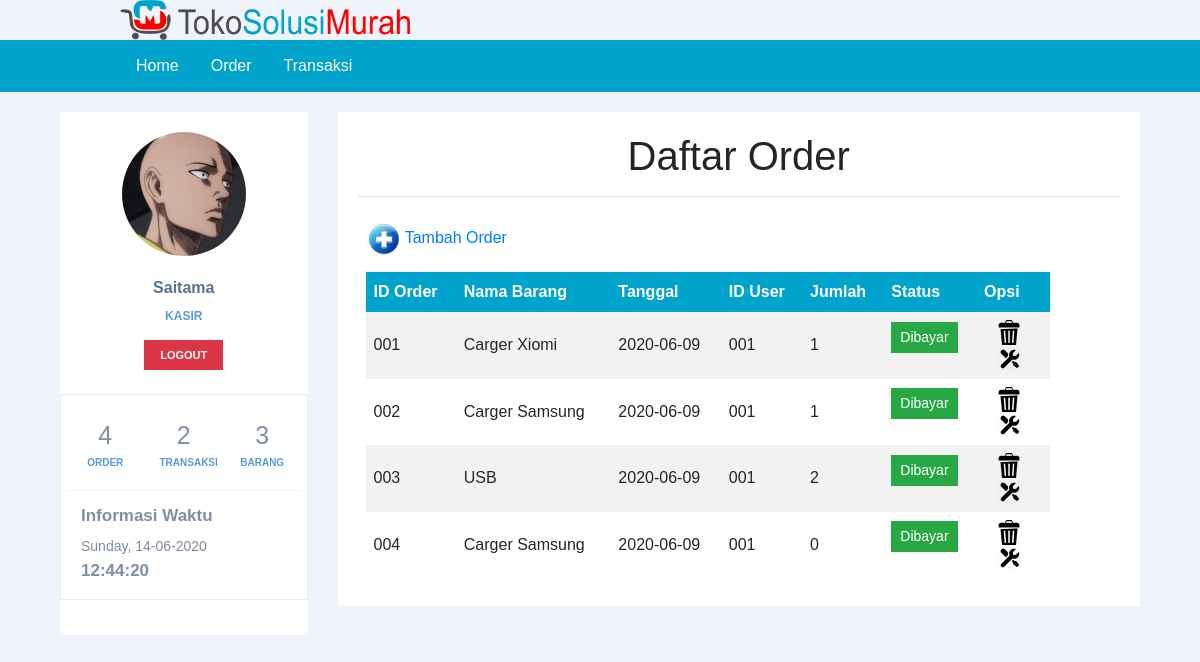
The page /halaman_kasir.php?page=order (signed in) on the database its author committed.
### tables this page shows
CREATE TABLE IF NOT EXISTS `user` (
  `id_user` varchar(10) NOT NULL,
  `username` varchar(20) NOT NULL,
  `password` varchar(20) NOT NULL,
  `nama_user` varchar(20) NOT NULL,
  `id_level` varchar(20) NOT NULL,
  `foto` varchar(50) NOT NULL
);

CREATE TABLE IF NOT EXISTS `orders` (
  `id_order` varchar(10) NOT NULL,
  `nama_barang` varchar(20) NOT NULL,
  `tanggal` date NOT NULL,
  `id_user` varchar(10) NOT NULL,
  `jumlah` int(11) NOT NULL,
  `status_order` varchar(50) NOT NULL
);

### order.php (the view, shortened to what this page needs)
<h1><b>Daftar Order</b></h1><hr>
<table width="700" border="0" cellpadding="2" cellspacing="1" >
  <tr>
    <td colspan="2"><a href="?page=order_tambah"target="_self"><img src="images/add.png"> Tambah Order</a></td>
  </tr>
  <tr>
    <td colspan="2"><table width="100%" class="daftar_tabel" border="0" cellspacing="0" cellpadding="2">
      <tr>
        <th><b>ID Order</b></th>
		<th><b>Nama Barang</b></th>
        <th><b>Tanggal</b></th>
        <th><b>ID User</b> </th>
		<th><b>Jumlah</b> </th>
		<th><b>Status</b> </th>
		<th><b>Opsi</b> </th>
      </tr>
	  </td>
      <?php
	$ordersSql = "SELECT * from orders";
	$ordersQry = mysqli_query($koneksi, $ordersSql)  or die ("Query Order salah : ".mysql_error());
	 foreach($ordersQry as $ordersRow) {
	?>
      <tr>
		<td><?php echo $ordersRow['id_order']; ?></td>
    <td><?php echo $ordersRow['nama_barang']; ?></td>
		<td><?php echo $ordersRow['tanggal']; ?></td>
		<td><?php echo $ordersRow['id_user']; ?></td>
		<td><?php echo $ordersRow['jumlah']; ?></td>
		<td><?php
          if ($ordersRow['status_order']=='Belum Dibayar') {
            echo "<p style='color:red;'><b>Belum Dibayar<b></p>";
          } else {
            echo "<p class='btn btn-success btn-sm'>Dibayar</p>";
          }
          ?></td>
		 <td align="center"><a href="?page=order_hapus&amp;Kode=<?php echo $ordersRow['id_order']; ?>" target="_self" alt="Delete Data" onclick="return confirm('ANDA YAKIN AKAN MENGHAPUS DATA PENTING INI ... ?')"><img src="images/delete.png"></a><br>&nbsp;&nbsp;&nbsp;<a href="?page=order_edit&amp;kode=<?php echo $ordersRow['id_order']; ?>" target="_self" ><img src="images/edit.png"></a>
     </td>
		   </tr>
      <?php } ?>
    </table></td>

### sidebar.php (shortened to what this page needs)
<div class="container">
	<div class="row profile">
		<div class="col-md-3">
			<div class="profile-sidebar">
				<?php
				include "koneksi.php";
				$username = $_SESSION['username'];
				$query_mysqli = $koneksi->query("SELECT * FROM user WHERE username='$username'")or die(mysqli_error());
				while($data = mysqli_fetch_array($query_mysqli)){
				?>
				<div class="profile-userpic">
				<img class="foto-preview" height="100" width="100" src="foto/<?php echo $data['foto']?>"/>
				</div>
				<div class="profile-usertitle">
					<div class="profile-usertitle-name">
						<?php echo $_SESSION['nama']; ?>
					</div>
					<div class="profile-usertitle-job">
						<?php echo $_SESSION['level']; ?>
					</div>
				</div>
				<div class="profile-userbuttons">
					<a href="logout.php" type="button" onclick="return confirm('Anda yakin akan logout dari akun ini?')" class="btn btn-danger btn-sm">Logout</a>
				</div>
				<span class="profile-desc-text"> &nbsp; </span>
				<div class="portlet light bordered">
					<div class="row list-separated profile-stat">
						<div class="col-md-4 col-sm-4 col-xs-6">
							<div class="uppercase profile-stat-title"> <?php
							$sql = "SELECT * FROM orders";
							$query = mysqli_query($koneksi,$sql);
							$count = mysqli_num_rows($query);
							echo " $count";
							?></div>
							<div class="uppercase profile-stat-text"> Order </div>
						</div>
						<div class="col-md-4 col-sm-4 col-xs-6">
							<div class="uppercase profile-stat-title"><?php
							$sql = "SELECT * FROM transaksi";
							$query = mysqli_query($koneksi,$sql);
							$count = mysqli_num_rows($query);
							echo " $count";
							?></div>
							<div class="uppercase profile-stat-text"> Transaksi </div>
						</div>
						<div class="col-md-4 col-sm-4 col-xs-6">
							<div class="uppercase profile-stat-title"> <?php
							$sql = "SELECT * FROM barang";
							$query = mysqli_query($koneksi,$sql);
							$count = mysqli_num_rows($query);
							echo " $count";
							?> </div>
							<div class="uppercase profile-stat-text"> Barang </div>
						</div>
					</div>
					<div>
						<h4 class="profile-desc-title">Informasi Waktu</h4>
						<span class="profile-desc-text"> <?php echo date('l, d-m-Y');?></span>
						<div id="txt" class="profile-desc-title"></div>
					</div></div>
				</div>
			</div>
			<?php } ?>

### style.css (style rules this page uses)
body { font-family: sans-serif; background: #ebf9fb; }
h1 { text-align: center; font-weight: 300; }
.daftar_tabel { border-collapse: collapse; width: 100%; }
.daftar_tabel th, td { text-align: left; padding: 8px; }
.daftar_tabel tr:nth-child(even) { background-color: #f2f2f2 }
.daftar_tabel th { background-color: #00a3cc; color: white; }

### css/sidebar.css (style rules this page uses)
body { background: #F1F3FA; }
.profile { margin: 20px 0; }
.profile-sidebar { padding: 20px 0 10px 0; background: #fff; }
.profile-userpic img { float: none; margin: 0 auto; width: 50%; height: 50%; margin-left: 25%; -webkit-border-radius: 50% !important; -moz-border-radius: 50% !important; border-radius: 50% !important; }
.profile-usertitle { text-align: center; margin-top: 20px; }
.profile-usertitle-name { color: #5a7391; font-size: 16px; font-weight: 600; margin-bottom: 7px; }
.profile-usertitle-job { text-transform: uppercase; color: #5b9bd1; font-size: 12px; font-weight: 600; margin-bottom: 15px; }
.profile-userbuttons { text-align: center; margin-top: 10px; }
.profile-userbuttons .btn { text-transform: uppercase; font-size: 11px; font-weight: 600; padding: 6px 15px; margin-right: 5px; }
.profile-userbuttons .btn:last-child { margin-right: 0px; }
a, button, code, div, img, input, label, li, p, pre, select, span, svg, table, td, textarea, th, ul { -webkit-border-radius: 0!important; -moz-border-radius: 0!important; border-radius: 0!important; }
.dashboard-stat, .portlet { -webkit-border-radius: 4px; -moz-border-radius: 4px; -ms-border-radius: 4px; -o-border-radius: 4px; }
.portlet { margin-top: 0; margin-bottom: 25px; padding: 0; border-radius: 4px; }
.portlet.bordered { border-left: 2px solid #e6e9ec!important; }
.portlet.light { padding: 12px 20px 15px; background-color: #fff; }
.portlet.light.bordered { border: 1px solid #e7ecf1!important; }
.list-separated { margin-top: 10px; margin-bottom: 15px; }
.profile-stat { padding-bottom: 20px; border-bottom: 1px solid #f0f4f7; }
.profile-stat-title { color: #7f90a4; font-size: 25px; text-align: center; }
.uppercase { text-transform: uppercase!important; }
.profile-stat-text { color: #5b9bd1; font-size: 10px; font-weight: 600; text-align: center; }
.profile-desc-title { color: #7f90a4; font-size: 17px; font-weight: 600; }
.profile-desc-text { color: #7e8c9e; font-size: 14px; }

### rows shown on the page
user: foto (picture), count "4", count "2", count "3"
orders: id_order "001", nama_barang "Carger Xiomi", tanggal "2020-06-09", id_user "001", jumlah "1", status_order "Dibayar"
orders: id_order "002", nama_barang "Carger Samsung", tanggal "2020-06-09", id_user "001", jumlah "1", status_order "Dibayar"
orders: id_order "003", nama_barang "USB", tanggal "2020-06-09", id_user "001", jumlah "2", status_order "Dibayar"
orders: id_order "004", nama_barang "Carger Samsung", tanggal "2020-06-09", id_user "001", jumlah "0", status_order "Dibayar"
